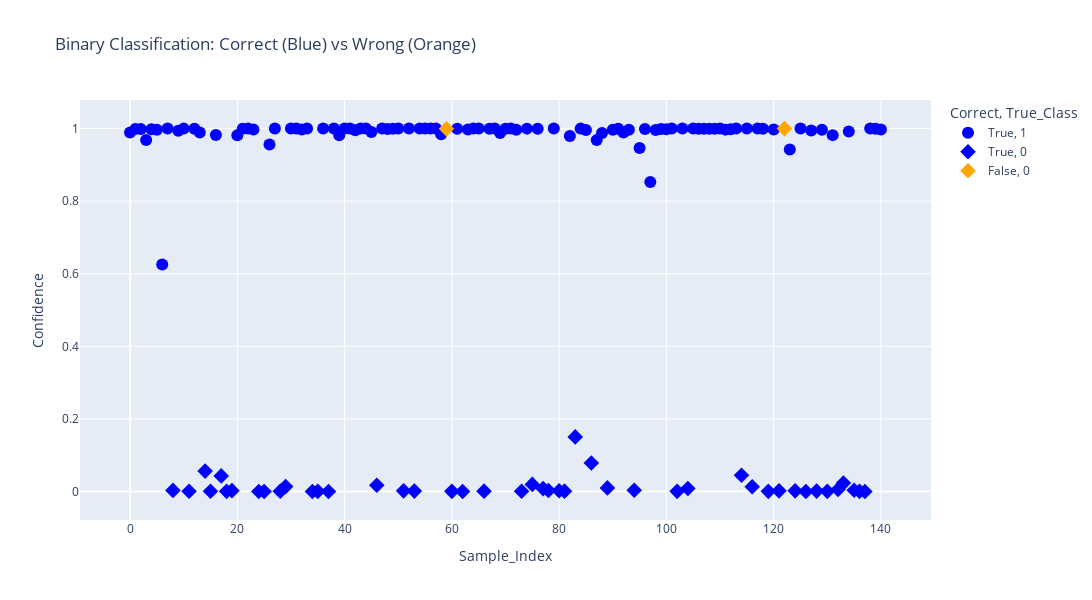

Write notebook code for a chart like this one.
### Markdown cell above
# Visualization of the Predictions

In this section, we visualize the model's predictions to gain insights into sample-wise decisions. 

Using Plotly, we create an interactive plot to examine the predictions for each sample:
- The figure demonstrates that the CatBoost model's predictions can effectively separate class samples with high confidence across all samples. 
- The two misclassified samples with high confidence exhibit rare patterns compared to the majority, particularly concerning Country, Sleep Hours, and Daily Usage, and their relationship to conflict status.

### Code cell
import plotly.express as px
import pandas as pd
import numpy as np

# Get predictions
y_pred = best_catboost.predict(X_test)
y_prob = best_catboost.predict_proba(X_test)[:, 1]

# Create simple DataFrame
plot_df = pd.DataFrame({
    'Sample_Index': range(len(y_test)),
    'True_Class': y_test,
    'Predicted_Class': y_pred,
    'Correct': y_test == y_pred,
    'Confidence': y_prob,
    'Age': X_test['Age'],
    'Daily_Usage': X_test['Daily_Usage'],
    'Sleep_Hrs': X_test['Sleep_Hrs'],
    'Mental_Health': X_test['Mental_Health'], 
    'Country': X_test['Country'],
})

# Create scatter plot
fig = px.scatter(
    plot_df,
    x='Sample_Index',
    y='Confidence', 
    color='Correct',
    symbol='True_Class',
    hover_data=['Predicted_Class', 'Age', 'Daily_Usage', 'Sleep_Hrs', 'Mental_Health', 'Country'],
    color_discrete_map={True: 'blue', False: 'orange'},
    title='Binary Classification: Correct (Blue) vs Wrong (Orange)'
)
# figure size
fig.update_layout(width=1200, height=600)
fig.update_traces(marker=dict(size=12))    # 12 pixels diameter

fig.show()

### Figure 1 — Plotly figure (JSON) as saved in the notebook; plotly's stock layout.template omitted (floating-point values rounded to 4 significant figures; data arrays with more than 128 entries replaced by an {"elided": "..."} marker saying what was removed)
{"data": [{"customdata": {"elided": "94x6 mixed values"}, "hovertemplate": "Correct=True<br>True_Class=1<br>Sample_Index=%{x}<br>Confidence=%{y}<br>Predicted_Class=%{customdata[0]}<br>Age=%{customdata[1]}<br>Daily_Usage=%{customdata[2]}<br>Sleep_Hrs=%{customdata[3]}<br>Mental_Health=%{customdata[4]}<br>Country=%{customdata[5]}<extra></extra>", "legendgroup": "True, 1", "marker": {"color": "blue", "size": 12, "symbol": "circle"}, "mode": "markers", "name": "True, 1", "orientation": "v", "showlegend": true, "type": "scatter", "x": [0, 1, 2, 3, 4, 5, 6, 7, 9, 10, 12, 13, 16, 20, 21, 22, 23, 26, 27, 30, 31, 32, 33, 36, 38, 39, 40, 41, 42, 43, 44, 45, 47, 48, 49, 50, 52, 54, 55, 56, 57, 58, 61, 63, 64, 65, 67, 68, 69, 70, 71, 72, 74, 76, 79, 82, 84, 85, 87, 88, 90, 91, 92, 93, 95, 96, 97, 98, 99, 100, 101, 103, 105, 106, 107, 108, 109, 110, 111, 112, 113, 115, 117, 118, 120, 123, 125, 127, 129, 131, 134, 138, 139, 140], "xaxis": "x", "y": [0.9892, 0.9987, 0.9988, 0.968, 0.998, 0.9965, 0.6256, 1.0, 0.994, 0.9996, 0.9994, 0.9891, 0.9823, 0.9813, 0.9996, 0.9998, 0.9969, 0.9559, 0.9999, 1.0, 1.0, 0.9972, 0.9998, 0.9997, 0.9997, 0.9813, 0.9999, 1.0, 0.9953, 1.0, 0.9996, 0.9905, 0.9999, 0.9987, 0.9994, 0.9999, 0.9999, 0.9999, 0.9999, 0.9998, 0.9999, 0.9839, 0.9994, 0.9971, 0.9997, 1.0, 0.9995, 0.9999, 0.9879, 0.9994, 1.0, 0.9966, 0.9996, 0.9995, 0.9998, 0.9795, 0.9996, 0.9959, 0.968, 0.9875, 0.9968, 0.9993, 0.9891, 0.9964, 0.9465, 0.9989, 0.8527, 0.9956, 0.9988, 0.9981, 0.9999, 0.9997, 0.9997, 0.9994, 0.9994, 0.9994, 0.9994, 1.0, 0.9968, 0.9981, 0.9998, 1.0, 0.9997, 0.9996, 0.997, 0.9421, 0.9997, 0.9947, 0.9967, 0.9817, 0.992, 1.0, 0.9994, 0.9971], "yaxis": "y"}, {"customdata": {"elided": "45x6 mixed values"}, "hovertemplate": "Correct=True<br>True_Class=0<br>Sample_Index=%{x}<br>Confidence=%{y}<br>Predicted_Class=%{customdata[0]}<br>Age=%{customdata[1]}<br>Daily_Usage=%{customdata[2]}<br>Sleep_Hrs=%{customdata[3]}<br>Mental_Health=%{customdata[4]}<br>Country=%{customdata[5]}<extra></extra>", "legendgroup": "True, 0", "marker": {"color": "blue", "size": 12, "symbol": "diamond"}, "mode": "markers", "name": "True, 0", "orientation": "v", "showlegend": true, "type": "scatter", "x": [8, 11, 14, 15, 17, 18, 19, 24, 25, 28, 29, 34, 35, 37, 46, 51, 53, 60, 62, 66, 73, 75, 77, 78, 80, 81, 83, 86, 89, 94, 102, 104, 114, 116, 119, 121, 124, 126, 128, 130, 132, 133, 135, 136, 137], "xaxis": "x", "y": [0.003113, 0.0006686, 0.05628, 0.0007122, 0.043, 0.0005107, 0.002435, 0.0001961, 6.901e-05, 0.00066, 0.01351, 0.0002331, 0.0005047, 0.0002018, 0.01742, 0.001834, 0.00121, 0.0004822, 0.0001563, 0.00109, 0.0006426, 0.01958, 0.008039, 0.003001, 0.001945, 0.0009954, 0.1505, 0.07855, 0.01004, 0.003381, 0.0004692, 0.00819, 0.04489, 0.01321, 0.00048, 0.00185, 0.001842, 0.0001466, 0.001194, 0.0005278, 0.005433, 0.02325, 0.003581, 0.0004895, 6.797e-05], "yaxis": "y"}, {"customdata": [[1, 20, 5.5, 5.8, 6, "Spain"], [1, 20, 5.8, 6, 6, "Brazil"]], "hovertemplate": "Correct=False<br>True_Class=0<br>Sample_Index=%{x}<br>Confidence=%{y}<br>Predicted_Class=%{customdata[0]}<br>Age=%{customdata[1]}<br>Daily_Usage=%{customdata[2]}<br>Sleep_Hrs=%{customdata[3]}<br>Mental_Health=%{customdata[4]}<br>Country=%{customdata[5]}<extra></extra>", "legendgroup": "False, 0", "marker": {"color": "orange", "size": 12, "symbol": "diamond"}, "mode": "markers", "name": "False, 0", "orientation": "v", "showlegend": true, "type": "scatter", "x": [59, 122], "xaxis": "x", "y": [0.999, 0.9997], "yaxis": "y"}], "layout": {"height": 600, "legend": {"title": {"text": "Correct, True_Class"}, "tracegroupgap": 0}, "title": {"text": "Binary Classification: Correct (Blue) vs Wrong (Orange)"}, "width": 1200, "xaxis": {"anchor": "y", "domain": [0, 1], "title": {"text": "Sample_Index"}}, "yaxis": {"anchor": "x", "domain": [0, 1], "title": {"text": "Confidence"}}}}
